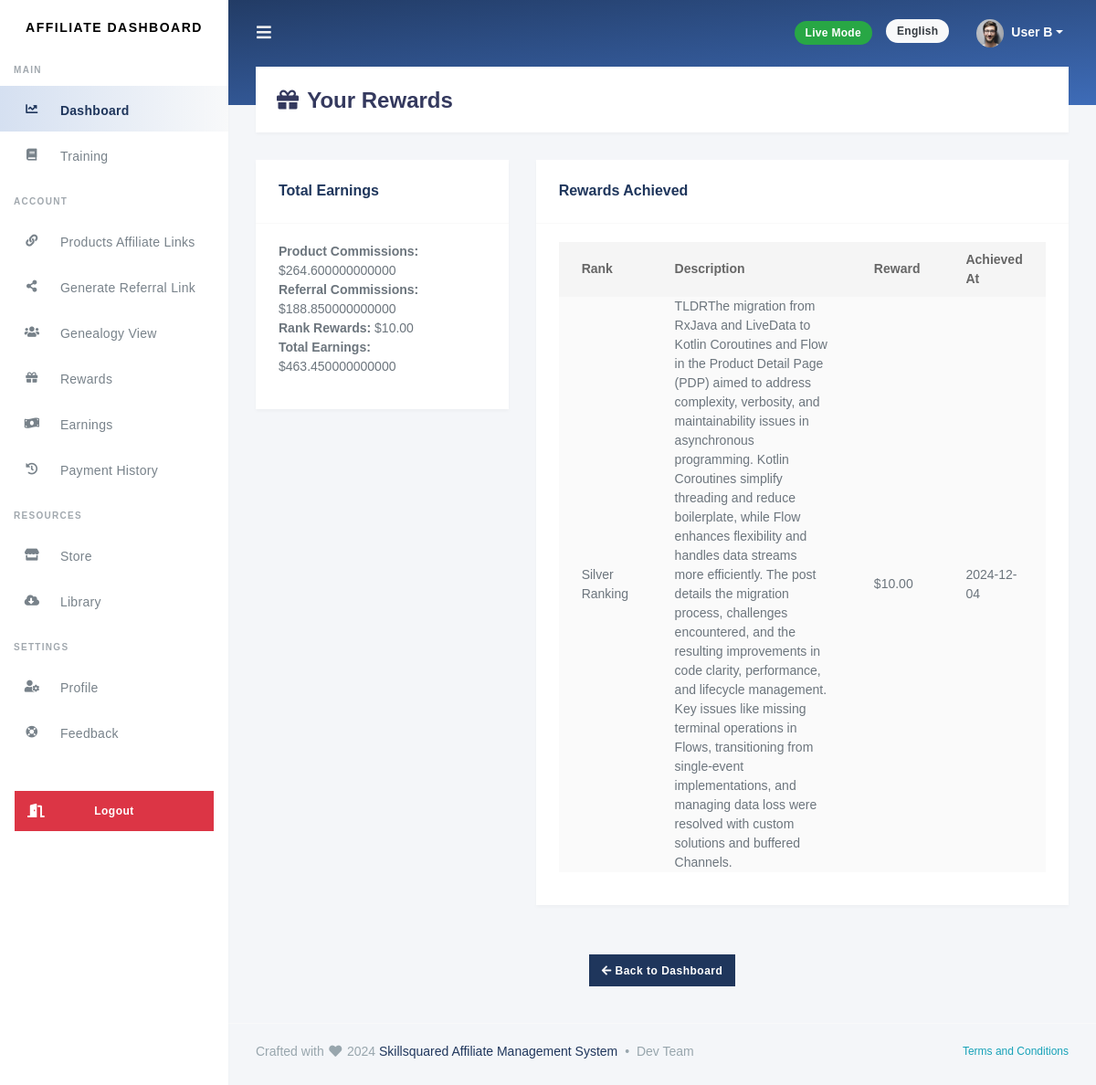
/ranking/rewards/ (signed in), run on the app's committed database.
### ranking/models.py (models this page shows, shortened)
class AffiliateRank(models.Model):
    affiliate = models.OneToOneField(Affiliate, on_delete=models.CASCADE, related_name='rank')
    current_rank = models.ForeignKey(Rank, on_delete=models.SET_NULL, null=True, blank=True)
    achieved_at = models.DateTimeField(auto_now_add=True)

class Rank(models.Model):
    title = models.CharField(max_length=100, unique=True)
    description = models.TextField(null=True, blank=True)
    logo = models.ImageField(upload_to='rank_logos/', null=True, blank=True)
    node_color = models.CharField(max_length=7, default="#000000")  # Hex color code
    min_personal_referrals = models.PositiveIntegerField(default=0)
    min_total_referrals = models.PositiveIntegerField(default=0)
    reward = models.DecimalField(max_digits=10, decimal_places=2, default=0.0)
    personal_referral_commission = models.DecimalField(max_digits=5, decimal_places=2, default=5.0)  # %
    initial_level_commission = models.DecimalField(max_digits=5, decimal_places=2, default=5.0)  # %
    renewal_level_commission = models.DecimalField(max_digits=5, decimal_places=2, default=5.0)  # %
    admin_note = models.TextField(null=True, blank=True)
    is_active = models.BooleanField(default=True)  # Rank visibility

### ranking/views.py (the view)
# urls.py: path('rewards/', views.view_rewards, name='view_rewards'),  # Rewards view
@login_required
def view_rewards(request):
    affiliate = request.user.affiliate
    rewards = AffiliateRank.objects.filter(affiliate=affiliate).select_related('current_rank')
    product_commissions = ProductPurchase.objects.filter(affiliate=affiliate).aggregate(
        total=Sum('commission_earned')
    )['total'] or 0
    referral_commissions = Referral.objects.filter(affiliate=affiliate).aggregate(
        total=Sum('commission_earned')
    )['total'] or 0
    rank_rewards = sum(reward.current_rank.reward for reward in rewards if reward.current_rank)
    total_earnings = product_commissions + referral_commissions + rank_rewards
    return render(
        request,
        'affiliates/rewards.html',
        {
            'rewards': rewards,
            'product_commissions': product_commissions,
            'referral_commissions': referral_commissions,
            'rank_rewards': rank_rewards,
            'total_earnings': total_earnings,
        },
    )

### templates/affiliates/rewards.html
{% extends 'base.html' %}
{% load static %}
{% block content %}
<div class="section-header">
    <h1><i class="fa fa-fw fa-gift"></i> Your Rewards</h1>
</div>
<div class="section-body">
    <div class="row">
        <div class="col-md-4">
            <div class="card">
                <div class="card-header">
                    <h4>Total Earnings</h4>
                </div>
                <div class="card-body">
                    <ul class="list-unstyled">
                        <li>
                            <strong>Product Commissions:</strong> ${{ product_commissions }}
                        </li>
                        <li>
                            <strong>Referral Commissions:</strong> ${{ referral_commissions }}
                        </li>
                        <li>
                            <strong>Rank Rewards:</strong> ${{ rank_rewards }}
                        </li>
                        <li>
                            <strong>Total Earnings:</strong> ${{ total_earnings }}
                        </li>
                    </ul>
                </div>
            </div>
        </div>
        <div class="col-md-8">
            <div class="card">
                <div class="card-header">
                    <h4>Rewards Achieved</h4>
                </div>
                <div class="card-body">
                    {% if rewards %}
                        <table class="table table-striped">
                            <thead>
                                <tr>
                                    <th>Rank</th>
                                    <th>Description</th>
                                    <th>Reward</th>
                                    <th>Achieved At</th>
                                </tr>
                            </thead>
                            <tbody>
                                {% for reward in rewards %}
                                    <tr>
                                        <td>{{ reward.current_rank.title }}</td>
                                        <td>{{ reward.current_rank.description }}</td>
                                        <td>${{ reward.current_rank.reward }}</td>
                                        <td>{{ reward.achieved_at|date:"Y-m-d" }}</td>
                                    </tr>
                                {% endfor %}
                            </tbody>
                        </table>
                    {% else %}
                        <p class="text-muted">You have not achieved any rewards yet. Keep working towards your goals!</p>
                    {% endif %}
                </div>
            </div>
        </div>
    </div>
    <div class="row mt-4">
        <div class="col-md-12 text-center">
            <a href="{% url 'affiliate_dashboard' %}" class="btn btn-primary">
                <i class="fa fa-arrow-left"></i> Back to Dashboard
            </a>
        </div>
    </div>
</div>
{% endblock %}

### static/css/custom.css (style rules this page uses)
::placeholder { font-size: 0.9em; font-family: "Segoe UI", "Georgia", "Helvetica", Arial; color: #bebebe !important; }

### data on the page
AffiliateRank: current_rank "Silver Ranking", current_rank.description "TLDRThe migration from RxJava and LiveData to Kotlin Coroutines and Flow in the Product Detail Page (PDP) aimed to address complexity, verbosity, and maintainability issues in asynchronous programming. Kotlin Coroutines simplify threading and reduce boilerplate, while Flow enhances flexibility and handles data streams more efficiently. The post details the migration process, challenges encountered, and the resulting improvements in code clarity, performance, and lifecycle management. Key issues like missing terminal operations in Flows, transitioning from single-event implementations, and managing data loss were resolved with custom solutions and buffered Channels.", current_rank.reward "10.00", achieved_at "2024-12-04"

### other printed values
{{ product_commissions }} "264.600000000000"
{{ referral_commissions }} "188.850000000000"
{{ rank_rewards }} "10.00"
{{ total_earnings }} "463.450000000000"
